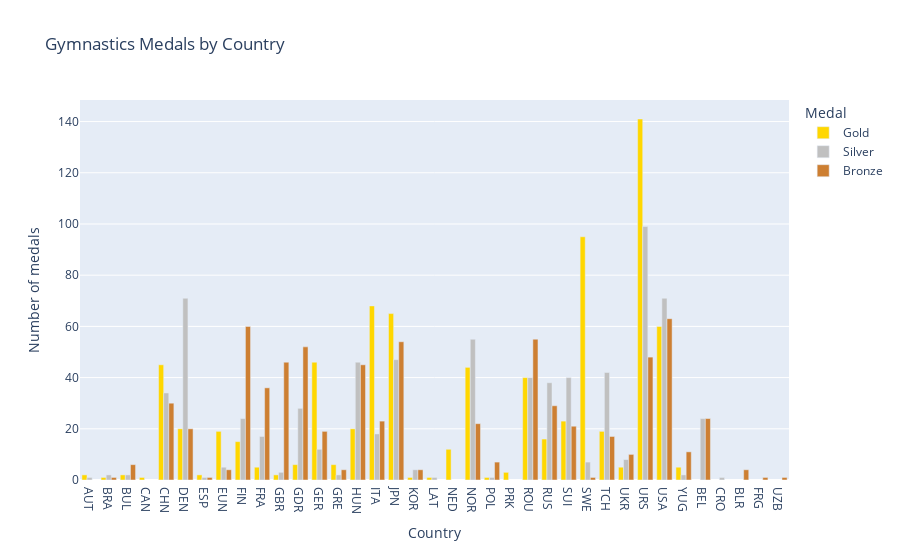

The notebook cell this image was saved under:
### Markdown cell above
<h2>Gymnastics</h2>

### Code cell
#Uppgift 2
#Gymnastik

GymDf = df_os[df_os["Sport"] == "Gymnastics"]


medal_country = GymDf.groupby(["NOC", "Medal"]).size().reset_index(name="Count")

fig = px.bar(
    medal_country,
    x= "NOC",
    y= "Count",
    color= "Medal",
    barmode= "group",
    title= "Gymnastics Medals by Country",
    labels= { "Count" : "Number of medals", "NOC" : "Country"},
    color_discrete_map={'Gold': '#FFD700', 'Silver': '#C0C0C0', 'Bronze': '#CD7F32'}
)
fig.show()

### Figure 1 — Plotly figure (JSON) as saved in the notebook; plotly's stock layout.template omitted (floating-point values rounded to 4 significant figures)
{"data": [{"alignmentgroup": "True", "hovertemplate": "Medal=Gold<br>Country=%{x}<br>Number of medals=%{y}<extra></extra>", "legendgroup": "Gold", "marker": {"color": "#FFD700", "pattern": {"shape": ""}}, "name": "Gold", "offsetgroup": "Gold", "orientation": "v", "showlegend": true, "textposition": "auto", "type": "bar", "x": ["AUT", "BRA", "BUL", "CAN", "CHN", "DEN", "ESP", "EUN", "FIN", "FRA", "GBR", "GDR", "GER", "GRE", "HUN", "ITA", "JPN", "KOR", "LAT", "NED", "NOR", "POL", "PRK", "ROU", "RUS", "SUI", "SWE", "TCH", "UKR", "URS", "USA", "YUG"], "xaxis": "x", "y": [2, 1, 2, 1, 45, 20, 2, 19, 15, 5, 2, 6, 46, 6, 20, 68, 65, 1, 1, 12, 44, 1, 3, 40, 16, 23, 95, 19, 5, 141, 60, 5], "yaxis": "y"}, {"alignmentgroup": "True", "hovertemplate": "Medal=Silver<br>Country=%{x}<br>Number of medals=%{y}<extra></extra>", "legendgroup": "Silver", "marker": {"color": "#C0C0C0", "pattern": {"shape": ""}}, "name": "Silver", "offsetgroup": "Silver", "orientation": "v", "showlegend": true, "textposition": "auto", "type": "bar", "x": ["AUT", "BEL", "BRA", "BUL", "CHN", "CRO", "DEN", "ESP", "EUN", "FIN", "FRA", "GBR", "GDR", "GER", "GRE", "HUN", "ITA", "JPN", "KOR", "LAT", "NOR", "POL", "ROU", "RUS", "SUI", "SWE", "TCH", "UKR", "URS", "USA", "YUG"], "xaxis": "x", "y": [1, 24, 2, 2, 34, 1, 71, 1, 5, 24, 17, 3, 28, 12, 2, 46, 18, 47, 4, 1, 55, 1, 40, 38, 40, 7, 42, 8, 99, 71, 2], "yaxis": "y"}, {"alignmentgroup": "True", "hovertemplate": "Medal=Bronze<br>Country=%{x}<br>Number of medals=%{y}<extra></extra>", "legendgroup": "Bronze", "marker": {"color": "#CD7F32", "pattern": {"shape": ""}}, "name": "Bronze", "offsetgroup": "Bronze", "orientation": "v", "showlegend": true, "textposition": "auto", "type": "bar", "x": ["BEL", "BLR", "BRA", "BUL", "CHN", "DEN", "ESP", "EUN", "FIN", "FRA", "FRG", "GBR", "GDR", "GER", "GRE", "HUN", "ITA", "JPN", "KOR", "NOR", "POL", "ROU", "RUS", "SUI", "SWE", "TCH", "UKR", "URS", "USA", "UZB", "YUG"], "xaxis": "x", "y": [24, 4, 1, 6, 30, 20, 1, 4, 60, 36, 1, 46, 52, 19, 4, 45, 23, 54, 4, 22, 7, 55, 29, 21, 1, 17, 10, 48, 63, 1, 11], "yaxis": "y"}], "layout": {"barmode": "group", "legend": {"title": {"text": "Medal"}, "tracegroupgap": 0}, "title": {"text": "Gymnastics Medals by Country"}, "xaxis": {"anchor": "y", "domain": [0, 1], "title": {"text": "Country"}}, "yaxis": {"anchor": "x", "domain": [0, 1], "title": {"text": "Number of medals"}}}}
